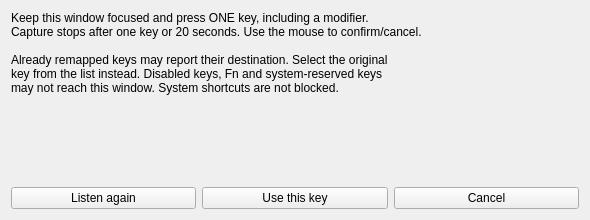
<?xml version="1.0" encoding="UTF-8"?>
<ui version="4.0">
 <class>CaptureDialog</class>
 <widget class="QDialog" name="CaptureDialog">
  <property name="minimumSize">
   <size>
    <width>590</width>
    <height>0</height>
   </size>
  </property>
  <property name="windowTitle">
   <string>Capture a key</string>
  </property>
  <layout class="QVBoxLayout" name="main_layout">
   <item>
    <widget class="QLabel" name="explanation">
     <property name="text">
      <string>Keep this window focused and press ONE key, including a modifier.
Capture stops after one key or 20 seconds. Use the mouse to confirm/cancel.

Already remapped keys may report their destination. Select the original
key from the list instead. Disabled keys, Fn and system-reserved keys
may not reach this window. System shortcuts are not blocked.</string>
     </property>
     <property name="wordWrap">
      <bool>true</bool>
     </property>
    </widget>
   </item>
   <item>
    <widget class="QLabel" name="status">
     <property name="wordWrap">
      <bool>true</bool>
     </property>
     <property name="minimumSize">
      <size>
       <width>0</width>
       <height>80</height>
      </size>
     </property>
    </widget>
   </item>
   <item>
    <layout class="QHBoxLayout" name="button_row">
     <item>
      <widget class="QPushButton" name="retry_button">
       <property name="text">
        <string>Listen again</string>
       </property>
       <property name="focusPolicy">
        <enum>Qt::FocusPolicy::NoFocus</enum>
       </property>
       <property name="autoDefault">
        <bool>false</bool>
       </property>
      </widget>
     </item>
     <item>
      <widget class="QPushButton" name="use_button">
       <property name="text">
        <string>Use this key</string>
       </property>
       <property name="focusPolicy">
        <enum>Qt::FocusPolicy::NoFocus</enum>
       </property>
       <property name="autoDefault">
        <bool>false</bool>
       </property>
      </widget>
     </item>
     <item>
      <widget class="QPushButton" name="cancel_button">
       <property name="text">
        <string>Cancel</string>
       </property>
       <property name="focusPolicy">
        <enum>Qt::FocusPolicy::NoFocus</enum>
       </property>
       <property name="autoDefault">
        <bool>false</bool>
       </property>
      </widget>
     </item>
    </layout>
   </item>
  </layout>
 </widget>
 <resources/>
 <connections/>
</ui>
